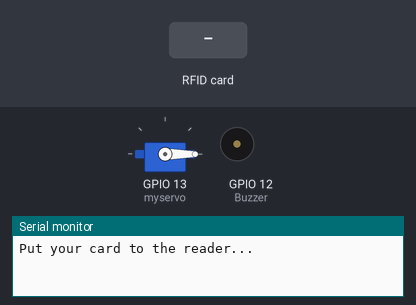
This sketch was run on a simulated ESP32. Shown: servo, buzzer (waves = sounding, pin HIGH), the last lines printed to the serial monitor. Inputs (shaded band) come from the test bench.

Above: at 1.2 s.
1.3 s: RFID card 77 D6 8E 4A held to the reader
At 2.3 s:
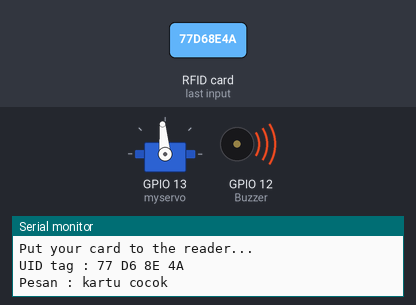
4.3 s: RFID card 5E 7A 19 C4 held to the reader
At 5.1 s:
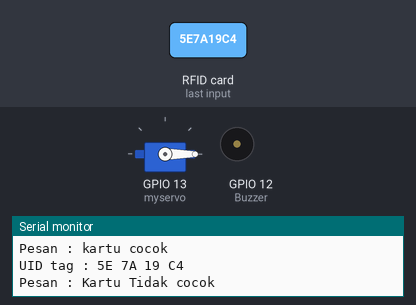
5.9 s: RFID card 3A AA F3 81 held to the reader
At 6.9 s:
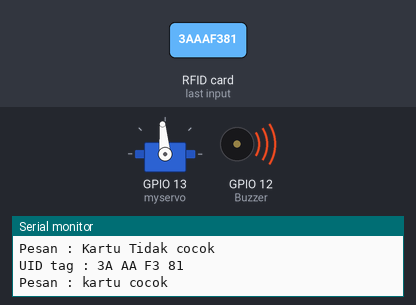
Timing chart, 0 to 9.4 s (numbered marks = the images above; inputs shaded):
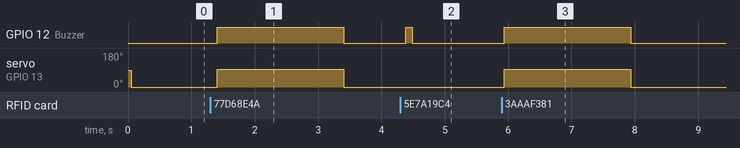

The sketch:

RFID_TESTED.ino
```cpp
#include <SPI.h>
#include <MFRC522.h>
#include <ESP32Servo.h>

#define RST_PIN 22
#define SDA_PIN 21
#define Buzzer 12

Servo myservo;

MFRC522 mfrc522(SDA_PIN, RST_PIN);


void setup() {
  Serial.begin(115200);
  SPI.begin();
  myservo.attach(13);
  pinMode(Buzzer, OUTPUT);
  mfrc522.PCD_Init();
  Serial.println("Put your card to the reader...");

}

void loop() {
  myservo.write(0);
  delay(100);
 if(!mfrc522.PICC_IsNewCardPresent()){
    return;
  }

  if(!mfrc522.PICC_ReadCardSerial()){
    return;
  }

  Serial.print("UID tag :");
  String content = "";
//  byte letter;

  for(byte i = 0; i < mfrc522.uid.size; i++){
    Serial.print(mfrc522.uid.uidByte[i] < 0x10 ? " 0" : " ");
    Serial.print(mfrc522.uid.uidByte[i], HEX);
    content.concat(String(mfrc522.uid.uidByte[i] < 0x10 ? " 0" : " "));
    content.concat(String(mfrc522.uid.uidByte[i], HEX));
  }

  Serial.println();
  Serial.print("Pesan : ");
  content.toUpperCase();

  if(content.substring(1) == "77 D6 8E 4A"){
    Serial.println("kartu cocok");
    Serial.println();
    digitalWrite(Buzzer, HIGH);
    myservo.write(95);
    delay(2000);
    digitalWrite(Buzzer, LOW);
  }

  else if(content.substring(1) == "3A AA F3 81"){
    Serial.println("kartu cocok");
    Serial.println();
    digitalWrite(Buzzer, HIGH);
    myservo.write(95);
    delay(2000);
    digitalWrite(Buzzer, LOW);
  }

  else{
    Serial.println("Kartu Tidak cocok");
    digitalWrite(Buzzer, HIGH);
    delay(100);
    digitalWrite(Buzzer, LOW);
    delay(100);
  }

}
```

Measured:
- after the input at 1.3 s, GPIO 12 (Buzzer): LOW → HIGH after 0.10 s, → LOW 2.0 s later; servo on GPIO 13 (myservo): 0° → 95° after 0.10 s, → 0° 2.0 s later
- after the input at 4.3 s, GPIO 12 (Buzzer): LOW → HIGH after 0.08 s, → LOW 0.10 s later
- after the input at 5.9 s, GPIO 12 (Buzzer): LOW → HIGH at once, → LOW 2.0 s later; servo on GPIO 13 (myservo): 0° → 95° at once, → 0° 2.0 s later
